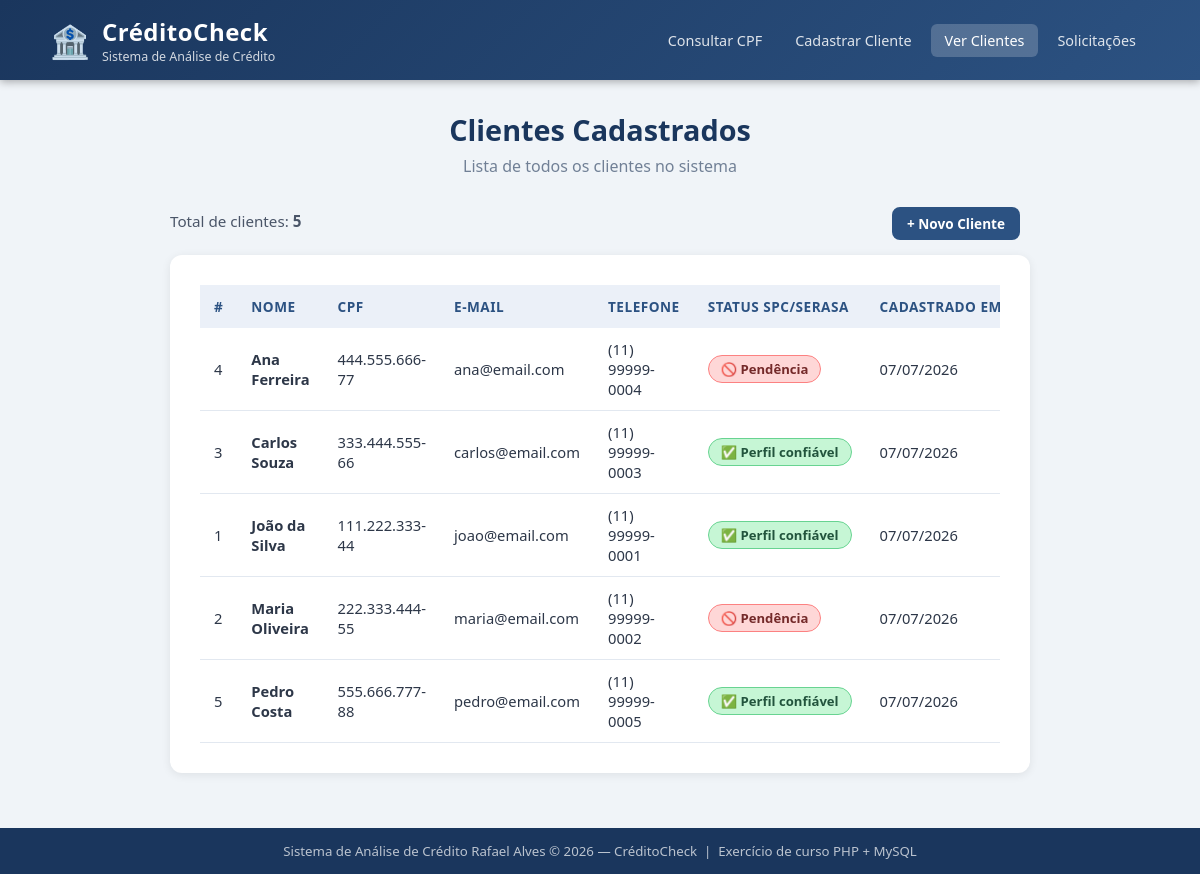
The page /clientes.php on the database its author committed.
### tables this page shows
CREATE TABLE IF NOT EXISTS clientes (
     
    id INT AUTO_INCREMENT PRIMARY KEY,
    nome VARCHAR(100) NOT NULL,
     
    cpf VARCHAR(14) NOT NULL UNIQUE,
    email VARCHAR(100),
    telefone VARCHAR(15),
     
    status_credito ENUM('Perfil confiavel', 'Pendencia') NOT NULL DEFAULT 'Perfil confiavel',
     
    data_cadastro DATETIME DEFAULT CURRENT_TIMESTAMP
);

### clientes.php (the view, shortened to what this page needs)
<!DOCTYPE html>
<html lang="pt-BR">
<head>
    <link rel="stylesheet" href="style.css">
</head>
<body>
<header>
    <div class="header-content">
        <div class="logo">
            <span class="logo-icon">🏦</span>
            <div>
                <h1>CréditoCheck</h1>
                <p>Sistema de Análise de Crédito</p>
            </div>
        </div>
        <nav>
            <a href="index.php" class="nav-link">Consultar CPF</a>
            <a href="cadastro.php" class="nav-link">Cadastrar Cliente</a>
            <a href="clientes.php" class="nav-link active">Ver Clientes</a>
            <a href="solicitacoes.php" class="nav-link">Solicitações</a>
        </nav>
    </div>
</header>
<main>
    <div class="hero">
        <h2>Clientes Cadastrados</h2>
        <p>Lista de todos os clientes no sistema</p>
    </div>
    <?php
    $conn = conectar();
    $resultado = $conn->query("SELECT * FROM clientes ORDER BY nome ASC");
    $total = $resultado->num_rows;
    ?>
    <div class="stats-bar">
        <span>Total de clientes: <strong><?= $total ?></strong></span>
        <a href="cadastro.php" class="btn btn-primary btn-sm">+ Novo Cliente</a>
    </div>
    <div class="card">
        <?php if ($total === 0): ?>
            <p class="sem-dados">Nenhum cliente cadastrado ainda. <a href="cadastro.php">Cadastrar agora</a></p>
        <?php else: ?>
        <div class="table-wrapper">
            <table class="tabela">
                <thead>
                    <tr>
                        <th>#</th>
                        <th>Nome</th>
                        <th>CPF</th>
                        <th>E-mail</th>
                        <th>Telefone</th>
                        <th>Status SPC/Serasa</th>
                        <th>Cadastrado em</th>
                    </tr>
                </thead>
                <tbody>
                    <?php while ($c = $resultado->fetch_assoc()): ?>
                    <tr>
                        <td><?= $c['id'] ?></td>
                        <td><strong><?= htmlspecialchars($c['nome']) ?></strong></td>
                        <td><?= htmlspecialchars($c['cpf']) ?></td>
                        <td><?= htmlspecialchars($c['email']) ?></td>
                        <td><?= htmlspecialchars($c['telefone']) ?></td>
                        <td>
                            <?php if ($c['status_credito'] === 'Perfil confiavel'): ?>
                                <span class="badge status-ok">✅ Perfil confiável</span>
                            <?php else: ?>
                                <span class="badge status-block">🚫 Pendência</span>
                            <?php endif; ?>
                        </td>
                        <td><?= date('d/m/Y', strtotime($c['data_cadastro'])) ?></td>
                    </tr>
                    <?php endwhile; ?>
                </tbody>
            </table>
        </div>
        <?php endif; ?>
    </div>
</main>
<footer>
    <p>Sistema de Análise de Crédito Rafael Alves &copy; 2026 — CréditoCheck &nbsp;|&nbsp; Exercício de curso PHP + MySQL</p>
</footer>
</body>
</html>

### style.css (style rules this page uses)
* { margin: 0; padding: 0; box-sizing: border-box; }
body { font-family: 'Segoe UI', Arial, sans-serif; background-color: #f0f4f8; color: #2d3748; min-height: 100vh; display: flex; flex-direction: column; }
header { background: linear-gradient(135deg, #1a365d 0%, #2c5282 100%); color: white; padding: 0 30px; box-shadow: 0 2px 8px rgba(0,0,0,0.3); }
.header-content { max-width: 1100px; margin: 0 auto; display: flex; align-items: center; justify-content: space-between; padding: 15px 0; flex-wrap: wrap; gap: 10px; }
.logo { display: flex; align-items: center; gap: 12px; }
.logo-icon { font-size: 2rem; }
.logo h1 { font-size: 1.5rem; font-weight: 700; letter-spacing: 0.5px; }
.logo p { font-size: 0.78rem; opacity: 0.8; }
nav { display: flex; gap: 5px; flex-wrap: wrap; }
.nav-link { color: rgba(255,255,255,0.85); text-decoration: none; padding: 7px 14px; border-radius: 6px; font-size: 0.9rem; transition: background 0.2s, color 0.2s; }
.nav-link:hover, .nav-link.active { background: rgba(255,255,255,0.2); color: white; }
main { flex: 1; max-width: 900px; width: 100%; margin: 0 auto; padding: 30px 20px; }
.hero { text-align: center; margin-bottom: 25px; }
.hero h2 { font-size: 1.8rem; color: #1a365d; margin-bottom: 6px; }
.hero p { color: #718096; font-size: 1rem; }
.card { background: white; border-radius: 12px; padding: 30px; box-shadow: 0 2px 10px rgba(0,0,0,0.08); margin-bottom: 25px; }
.btn { display: inline-block; padding: 11px 22px; border-radius: 8px; font-size: 0.95rem; font-weight: 600; cursor: pointer; border: none; text-decoration: none; transition: background 0.2s, transform 0.1s, opacity 0.2s; margin-right: 10px; margin-top: 5px; }
.btn-primary { background: #2c5282; color: white; }
.btn-sm { padding: 7px 15px; font-size: 0.85rem; }
.badge { display: inline-block; padding: 4px 12px; border-radius: 20px; font-size: 0.82rem; font-weight: 700; white-space: nowrap; }
.status-ok { background: #c6f6d5; color: #22543d; border: 1px solid #68d391; }
.status-block { background: #fed7d7; color: #742a2a; border: 1px solid #fc8181; }
.stats-bar { display: flex; align-items: center; justify-content: space-between; margin-bottom: 15px; font-size: 0.95rem; color: #4a5568; flex-wrap: wrap; gap: 10px; }
.table-wrapper { overflow-x: auto; }
.tabela { width: 100%; border-collapse: collapse; font-size: 0.92rem; }
.tabela thead { background: #ebf0f8; }
.tabela th { text-align: left; padding: 12px 14px; color: #2c5282; font-size: 0.85rem; text-transform: uppercase; letter-spacing: 0.5px; white-space: nowrap; }
.tabela td { padding: 11px 14px; border-bottom: 1px solid #e2e8f0; vertical-align: middle; }
footer { background: #1a365d; color: rgba(255,255,255,0.7); text-align: center; padding: 14px 20px; font-size: 0.83rem; }

### rows shown on the page
clientes: id "4", nome "Ana Ferreira", cpf "444.555.666-77", email "ana@email.com", telefone "(11) 99999-0004", status_credito "🚫 Pendência", data_cadastro "07/07/2026"
clientes: id "3", nome "Carlos Souza", cpf "333.444.555-66", email "carlos@email.com", telefone "(11) 99999-0003", status_credito "✅ Perfil confiável", data_cadastro "07/07/2026"
clientes: id "1", nome "João da Silva", cpf "111.222.333-44", email "joao@email.com", telefone "(11) 99999-0001", status_credito "✅ Perfil confiável", data_cadastro "07/07/2026"
clientes: id "2", nome "Maria Oliveira", cpf "222.333.444-55", email "maria@email.com", telefone "(11) 99999-0002", status_credito "🚫 Pendência", data_cadastro "07/07/2026"
clientes: id "5", nome "Pedro Costa", cpf "555.666.777-88", email "pedro@email.com", telefone "(11) 99999-0005", status_credito "✅ Perfil confiável", data_cadastro "07/07/2026"

### other values the page prints
$total "5"
